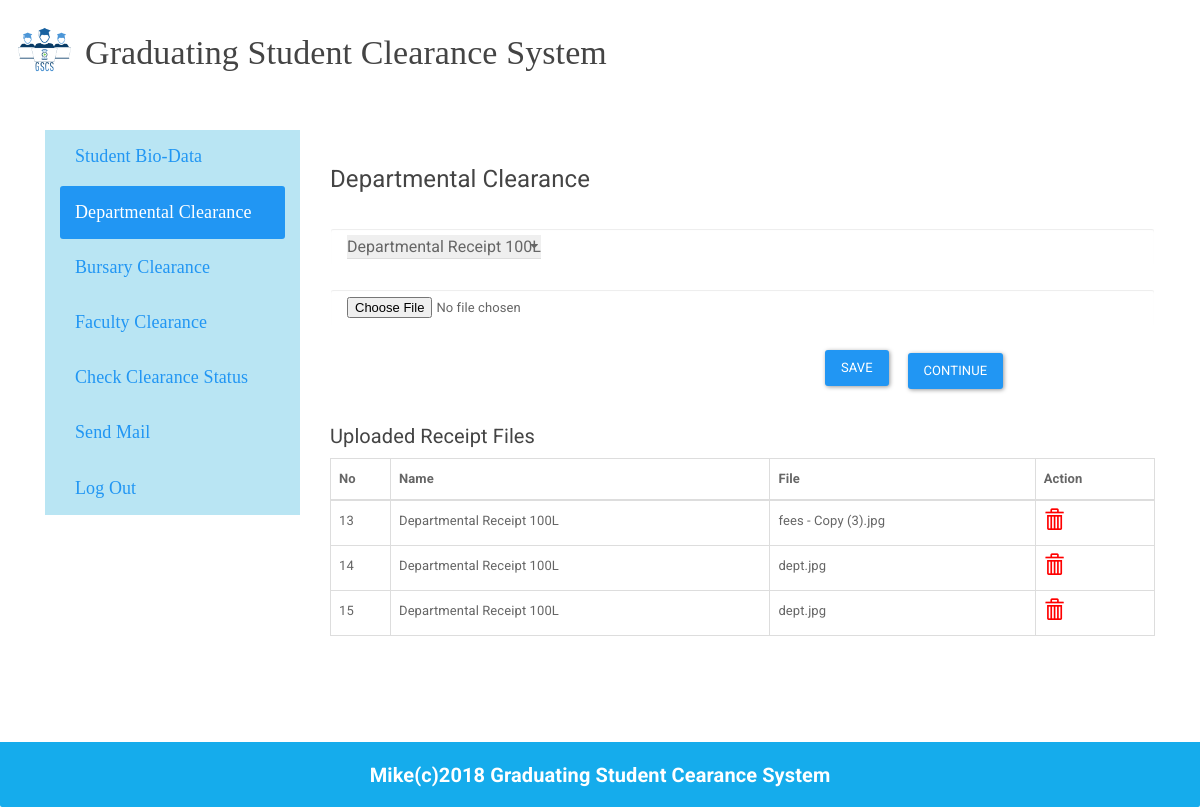
Screenshot of /dept-clr.php (signed in) with the database file from the repository.
### tables this page shows
CREATE TABLE `dimage` (
  `id` int(11) NOT NULL,
  `student_id` int(11) NOT NULL,
  `name` varchar(250) NOT NULL,
  `imagename` varchar(250) NOT NULL
);

### dept-clr.php (the view, shortened to what this page needs)
<?php
$conn = new MySQLi("localhost","root","","project");
?>
<!doctype html>
<html>
<head>
    <link rel="stylesheet" href="assets/css/user.css">
    <link rel="stylesheet" href="assets/bootstrap/css/bootstrap.min.css">
</head>
<body>
<div class="container-fluid">
     <div id="head" class="">
        <header>
        <img src="img/gscs.png" alt="GSCS Logo" style="width:5%; height:100%">
        <h3 id="ful">Graduating Student Clearance System</h3>
        </header>
    </div>
    <br>
    <br>
     <nav class="navbar navbar-default">
		<div class="container-fluid" >
            <div class="col-md-3" style="border:; background:;">
            <div style="background-color:#b9e5f3;" class="collapse navbar-collapse" id="bs-example-navbar-collapse-1">
            	<ul id="" class="nav nav-pills nav-stacked list" style="padding-left:0px; font-family:Cambria, 'Hoefler Text', 'Liberation Serif', Times, 'Times New Roman', serif; font-size:18px;">
                <li class=""><a href="reg.php">Student Bio-Data</a></li>
                <li class="active"><a href="dept-clr.php">Departmental Clearance</a></li>
                <li><a href="bur-clr.php">Bursary Clearance</a></li>
                <li><a href="fal-clr.php">Faculty Clearance</a></li>
                <li><a href="status.php">Check Clearance Status</a></li>
                <li><a href="send-mail.php">Send Mail</a></li>
                <li><a href="#">Log Out</a></li>
                </ul>
          	</div>
            </div>
       <div class="col-md-9">
       <br>
       <h4>Departmental Clearance</h4>
       <form style="padding-left:0%;" class="form-group" enctype="multipart/form-data" action="dept-clr.php" method="post">
       <br>
       <div class="form-control">
       <select value="Choose Document" name="name">
       		<option>Departmental Receipt 100L</option>
       </select>
       </div>
       <br>
       <div class="form-control">
       <input type="file" name="file" ></input>
       </div>
       <br>
       <button style="margin-left:60%;" class="btn btn-primary" name="save">Save</button>
       <button style="margin-left:70%; margin-top:-6.5%" class="btn btn-primary" name="">Continue</button>
       </form>
<div class="">
		<h5>Uploaded Receipt Files</h5>
		 <table class="table table-bordered">
              <thead>
                <tr>
                  <th width="60px"> No</th>
				  <th>Name</th>
                  <th>File</th>
               	  <th> Action </th>
                </tr>
              </thead>
              <tbody>
										<tr>
										<?php
							$userid = $_SESSION['userid'];
							$query= "SELECT * FROM dimage WHERE student_id ='$userid'";
							$result = $conn->query($query);
							if ($result->num_rows > 0) {
							while($row=$result->fetch_assoc()){
							$id=$row['id'];
							$name=$row['name'];
							$image=$row['imagename'];
							?>
                                         <td><?php echo $id ?></td>
                                         <td><?php echo $name ?></td>
                                         <td><?php echo $image ?></td>
										 <td>
				<a href="delete.php?del=<?php echo $row['id']?>"><span class="glyphicon glyphicon-trash" style="font-size:20px; color:red"></span></a>
                </tr>
                 <?php
				}
											}
				 ?>
                </tbody>
		</table>
</div>
</div>
    </div>
</div>
<footer class="panel-footer" style="background-color:#15ACEC; margin-top:5%;">
<h5 style="text-align:center; color:white"><strong>Mike(c)2018 Graduating Student Cearance System</strong></h5>
</footer>
</body>
</html>

### assets/css/user.css (style rules this page uses)
#ful { font-family:Cambria, "Hoefler Text", "Liberation Serif", Times, "Times New Roman", serif; margin-top:-45px; margin-left:70px; }
#head { margin-top:20px; }
.navbar { box-shadow: 0px 0px 0px #fff !important; background-color:#4F23E5; }

### rows the page displays
dimage: id "13", name "Departmental Receipt 100L", imagename "fees - Copy (3).jpg"
dimage: id "14", name "Departmental Receipt 100L", imagename "dept.jpg"
dimage: id "15", name "Departmental Receipt 100L", imagename "dept.jpg"
